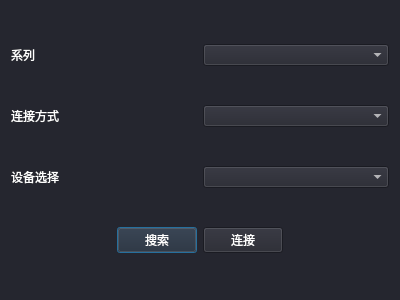
<?xml version="1.0" encoding="UTF-8"?>
<ui version="4.0">
 <class>ConnectDialog</class>
 <widget class="QDialog" name="ConnectDialog">
  <property name="geometry">
   <rect>
    <x>0</x>
    <y>0</y>
    <width>400</width>
    <height>300</height>
   </rect>
  </property>
  <property name="windowTitle">
   <string>Dialog</string>
  </property>
  <property name="styleSheet">
   <string notr="true">color: rgb(255, 255, 255);
background-color:#25262F;</string>
  </property>
  <layout class="QGridLayout" name="gridLayout">
   <item row="0" column="0">
    <layout class="QHBoxLayout" name="horizontalLayout">
     <item>
      <widget class="QLabel" name="label">
       <property name="text">
        <string>系列</string>
       </property>
      </widget>
     </item>
     <item>
      <widget class="QComboBox" name="family"/>
     </item>
    </layout>
   </item>
   <item row="1" column="0">
    <layout class="QHBoxLayout" name="horizontalLayout_2">
     <item>
      <widget class="QLabel" name="label_2">
       <property name="text">
        <string>连接方式</string>
       </property>
      </widget>
     </item>
     <item>
      <widget class="QComboBox" name="type"/>
     </item>
    </layout>
   </item>
   <item row="2" column="0">
    <layout class="QHBoxLayout" name="horizontalLayout_3">
     <item>
      <widget class="QLabel" name="label_3">
       <property name="text">
        <string>设备选择</string>
       </property>
      </widget>
     </item>
     <item>
      <widget class="QComboBox" name="device"/>
     </item>
    </layout>
   </item>
   <item row="3" column="0">
    <layout class="QHBoxLayout" name="horizontalLayout_4">
     <item>
      <spacer name="horizontalSpacer">
       <property name="orientation">
        <enum>Qt::Horizontal</enum>
       </property>
       <property name="sizeHint" stdset="0">
        <size>
         <width>40</width>
         <height>20</height>
        </size>
       </property>
      </spacer>
     </item>
     <item>
      <widget class="QPushButton" name="search">
       <property name="text">
        <string>搜索</string>
       </property>
      </widget>
     </item>
     <item>
      <widget class="QPushButton" name="connect">
       <property name="text">
        <string>连接</string>
       </property>
      </widget>
     </item>
     <item>
      <spacer name="horizontalSpacer_2">
       <property name="orientation">
        <enum>Qt::Horizontal</enum>
       </property>
       <property name="sizeHint" stdset="0">
        <size>
         <width>40</width>
         <height>20</height>
        </size>
       </property>
      </spacer>
     </item>
    </layout>
   </item>
  </layout>
 </widget>
 <resources/>
 <connections/>
</ui>
